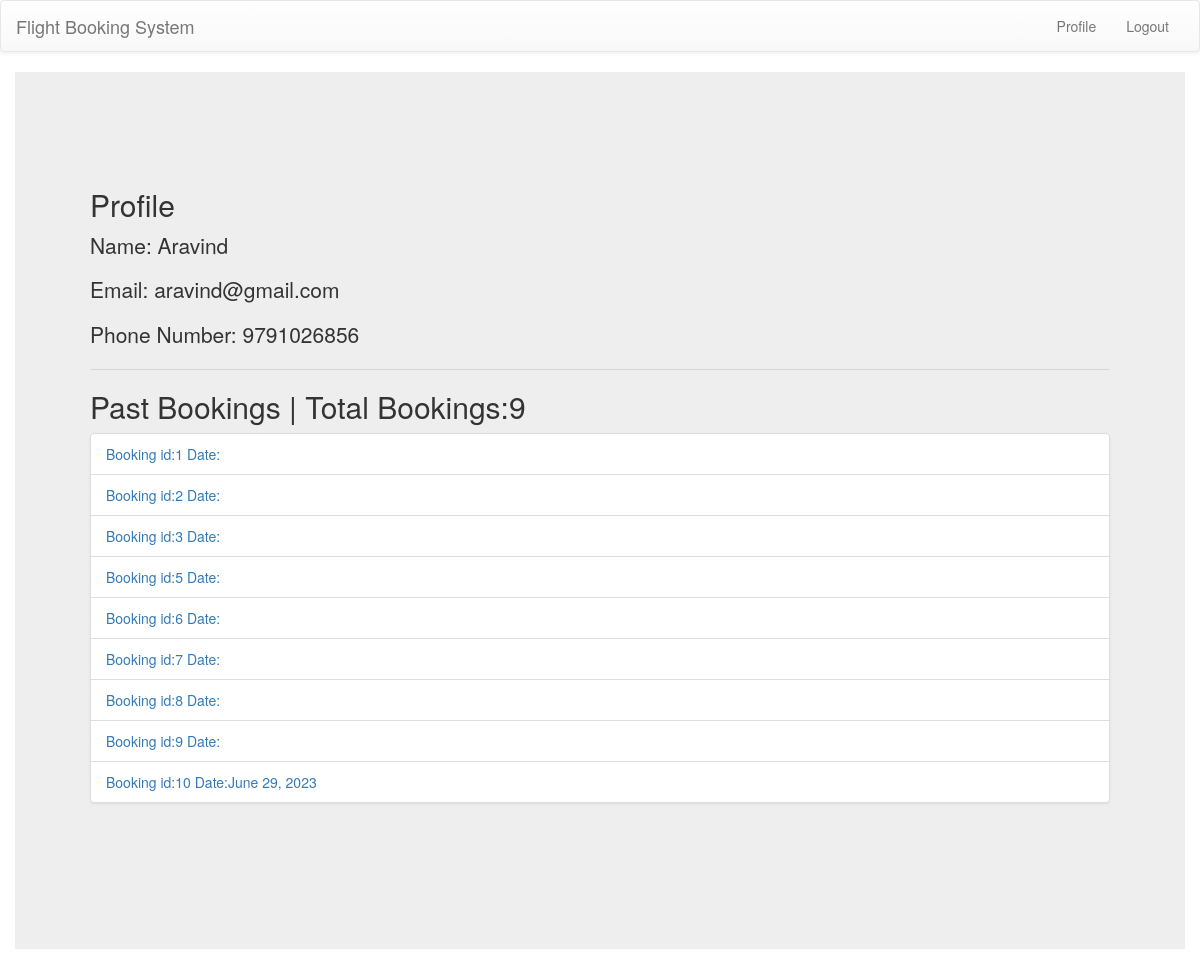
Before: /profile (signed in) with the older database file.
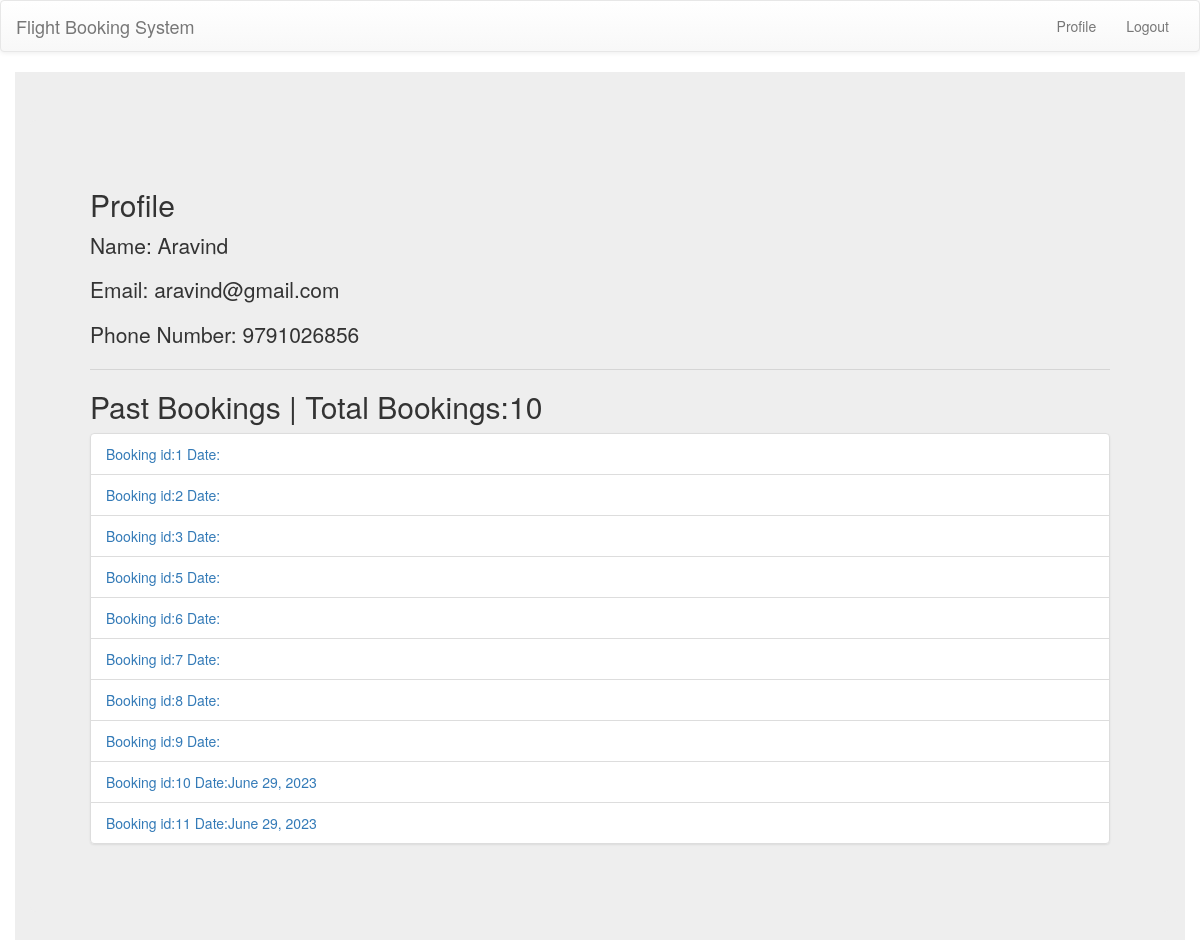
After: the same page with the newer database file.
### user/models.py (models this page shows, shortened)
class Bookings(models.Model):
    user_id=models.ForeignKey(User,on_delete=models.SET_NULL,blank=True,null=True)
    travel=models.ForeignKey(Travel,on_delete=models.SET_NULL,blank=True,null=True)
    passengers_count=models.PositiveIntegerField(default=1)
    passengers_names=models.ManyToManyField(Passengers)

class Travel(models.Model):
    flight_id=models.ForeignKey(Flight,on_delete=models.CASCADE)
    remain=models.PositiveIntegerField(default=60)
    date=models.DateField(null=True,blank=True)
    status=models.CharField(max_length=10,default="active")

### user/views.py (the view)
# urls.py: path("profile",user_profile,name="profile"),
@login_required(login_url="/login")
def user_profile(request):
    user=request.user
    booking=Bookings.objects.filter(user_id=user)
    total_booking=len(booking)
    print(total_booking)
    data={
        "name":user.name,
        "email":user.email,
        "phone_number":user.phone_number,
        "bookings":booking,
        "total_booking":total_booking
    }
    return render(request,"profile.html",context=data)

### templates/profile.html
{% extends 'home.html' %}
{% block main %}
<div class="jumbotron container">
    <div class="jumbotron">
        <h2 class="display-4">Profile</h2>
        <p class="lead">Name: {{name}}</p>
        <p class="lead">Email: {{email}}</p>
        <p class="lead">Phone Number: {{phone_number}}</p>
        <hr class="my-4">
        <h2>Past Bookings | Total Bookings:{{total_booking}}</h2>
      <ul class="list-group">
        {% for booking in bookings %}
        <li class="list-group-item"><a href="{% url 'booking-detail' booking.id %}">Booking id:{{ booking.id}} Date:{{ booking.travel.date }}</a>
            </li>
        {% endfor %}
      </ul>
      </div>
  </div>
{% endblock main %}

Changed rows visible on the page:
added Bookings: id "11", travel "June 29, 2023"
Other visible differences:
{{ total_booking }}: "9" → "10"
